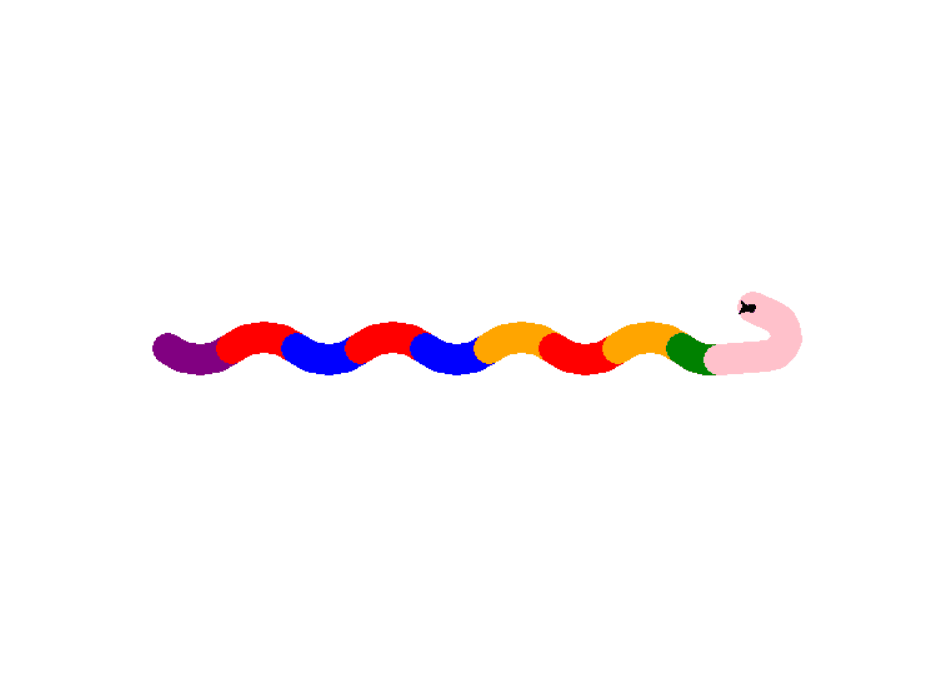

Reproduce this figure in Python.
import turtle
turtle.setup(650, 350 ,200 ,200)
turtle.penup()
turtle.fd(-250)
turtle.pendown()
turtle.pensize(25)
turtle.pencolor("purple")
turtle.seth(-40)
for i in range(2):
    turtle.circle(40, 80)
    turtle.pencolor("red")
    turtle.circle(-40,80)
    turtle.pencolor("blue")
for i in range(2):
    turtle.circle(40, 80)
    turtle.pencolor("orange")
    turtle.circle(-40,80)
    turtle.pencolor("red")
turtle.pencolor("green")
turtle.circle(40, 90/2)
turtle.pencolor("pink")
turtle.fd(40)
turtle.circle(16, 150)
turtle.fd(20)
turtle.pencolor("black")
turtle.pensize(5)
turtle.circle(1, 360)
turtle.penup()
turtle.fd(13)
turtle.pendown()
turtle.pensize(3)
turtle.fd(20)


    
